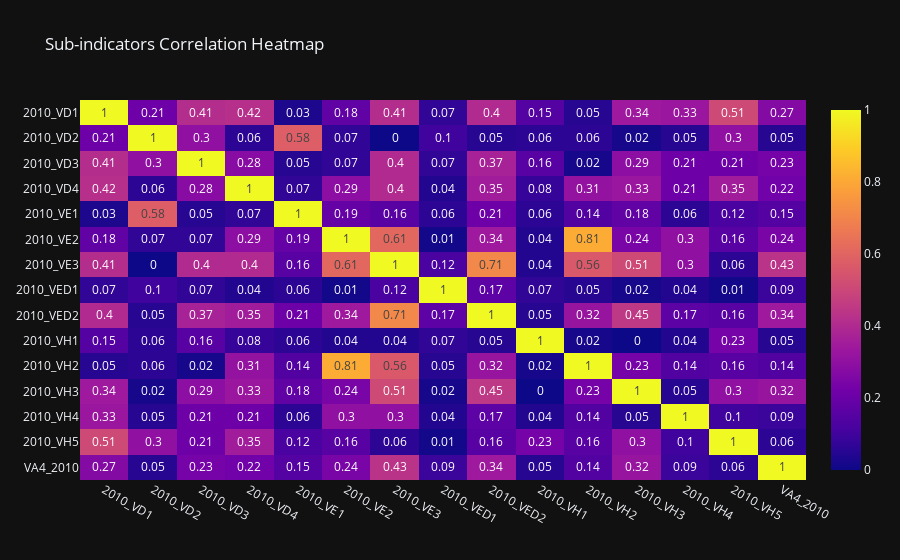

The notebook cell saved with this chart:
### Markdown cell above
### Correlation Analysis

### Code cell
# This step verifies the relationship between different indicators.

df_processed_with_CI = df_processed.copy()
# Create composite indicator column
df_processed_with_CI['CI'] = df_processed.mean(axis=1)

correlation_ci = df_processed_with_CI.corrwith(df_processed_with_CI['CI'])
df_correlation = pd.DataFrame(correlation_ci, columns=["CI_CORR"])

print("Correlation of indicators with the Composite Indicator (CI):\n")
display(df_correlation)

# Generate correlation heatmap
fig_corr = px.imshow(
  df_processed.corr().round(2).abs(),
  text_auto=True,
  aspect="auto",
  title="Sub-indicators Correlation Heatmap"
)
fig_corr.show()

### Figure 1 — Plotly figure (JSON) as saved in the notebook; plotly's stock layout.template omitted (floating-point values rounded to 4 significant figures; data arrays with more than 128 entries replaced by an {"elided": "..."} marker saying what was removed)
{"data": [{"coloraxis": "coloraxis", "name": "0", "texttemplate": "%{z}", "x": ["2010_VD1", "2010_VD2", "2010_VD3", "2010_VD4", "2010_VE1", "2010_VE2", "2010_VE3", "2010_VED1", "2010_VED2", "2010_VH1", "2010_VH2", "2010_VH3", "2010_VH4", "2010_VH5", "VA4_2010"], "y": ["2010_VD1", "2010_VD2", "2010_VD3", "2010_VD4", "2010_VE1", "2010_VE2", "2010_VE3", "2010_VED1", "2010_VED2", "2010_VH1", "2010_VH2", "2010_VH3", "2010_VH4", "2010_VH5", "VA4_2010"], "z": {"elided": "15x15 float values"}, "type": "heatmap", "xaxis": "x", "yaxis": "y", "hovertemplate": "x: %{x}<br>y: %{y}<br>color: %{z}<extra></extra>"}], "layout": {"xaxis": {"anchor": "y", "domain": [0.0, 1.0]}, "yaxis": {"anchor": "x", "domain": [0.0, 1.0], "autorange": "reversed"}, "coloraxis": {"colorscale": [[0.0, "#0d0887"], [0.1111, "#46039f"], [0.2222, "#7201a8"], [0.3333, "#9c179e"], [0.4444, "#bd3786"], [0.5556, "#d8576b"], [0.6667, "#ed7953"], [0.7778, "#fb9f3a"], [0.8889, "#fdca26"], [1.0, "#f0f921"]]}, "title": {"text": "Sub-indicators Correlation Heatmap"}}}
